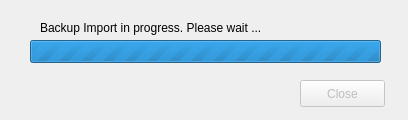
<?xml version="1.0" encoding="UTF-8"?>
<ui version="4.0">
 <class>ImportLatest</class>
 <widget class="QDialog" name="ImportLatest">
  <property name="geometry">
   <rect>
    <x>0</x>
    <y>0</y>
    <width>408</width>
    <height>120</height>
   </rect>
  </property>
  <property name="windowTitle">
   <string>Importing Latest Backups</string>
  </property>
  <widget class="QLabel" name="lblStatus">
   <property name="geometry">
    <rect>
     <x>40</x>
     <y>20</y>
     <width>221</width>
     <height>16</height>
    </rect>
   </property>
   <property name="text">
    <string>Backup Import in progress. Please wait ...</string>
   </property>
  </widget>
  <widget class="QProgressBar" name="importProgress">
   <property name="geometry">
    <rect>
     <x>30</x>
     <y>40</y>
     <width>351</width>
     <height>23</height>
    </rect>
   </property>
   <property name="maximum">
    <number>0</number>
   </property>
   <property name="value">
    <number>-1</number>
   </property>
  </widget>
  <widget class="QPushButton" name="btnClose">
   <property name="enabled">
    <bool>false</bool>
   </property>
   <property name="geometry">
    <rect>
     <x>300</x>
     <y>80</y>
     <width>85</width>
     <height>27</height>
    </rect>
   </property>
   <property name="text">
    <string>Close</string>
   </property>
  </widget>
 </widget>
 <resources/>
 <connections/>
</ui>
